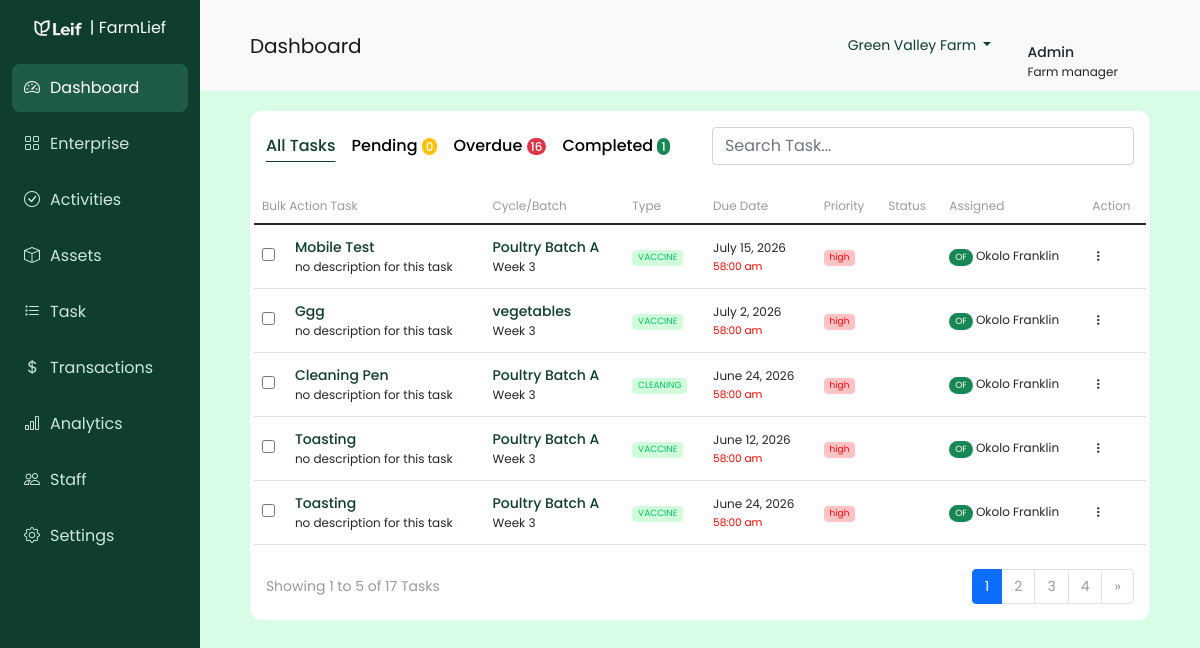
The app's page /task/list/ (signed in) with its own data.
### enterprise/models.py (models this page shows, shortened)
class Farmer(AbstractUser):
    phone_number = models.CharField(max_length=20, blank=True)
    address = models.CharField(max_length=255, blank=True)
    role = models.CharField(
        max_length=20,
        choices=[
            ("farm manager", "Farm Manager"),
            ("farm staff", "Farm Staff"),
            ("admin", "Admin"),
        ],
        default="farm manager"
    )

### tasks/models.py (models this page shows, shortened)
class Task(models.Model):
    FEEDING = 'FEED'
    VACCINATION = 'VACCINE'
    CLEANING = 'CLEANING'
    OTHERS = 'OTHERS'
    TASK_CHOICES = {
        FEEDING: "Feeding",
        VACCINATION: "Vaccination",
        CLEANING: "Cleaning",
        OTHERS: "Others"
    }
    priority_choice = [
        ('high', 'High'),
        ('medium', 'Medium'),
        ('low', 'Low')
    ]
    Cycle = models.ForeignKey(Cycle, on_delete= models.CASCADE, related_name='cycle')
    type = models.CharField(max_length=12, choices=TASK_CHOICES, default=VACCINATION)
    priority = models.CharField(max_length=6, choices=priority_choice, default='high')
    title = models.CharField(max_length= 100)
    description = models.TextField(default= "no description for this task")
    due_date = models.DateField(auto_now=False, auto_now_add=False)
    time = models.TimeField(auto_now=False, auto_now_add=False, default=datetime.time(9,0))
    is_complete = models.BooleanField(default=False, db_index=True)
    created_at = models.DateTimeField(default=timezone.now)
    objects = TaskStatusCheck.as_manager()
    @property
    def status_label(self):
        if self.is_complete:
            return 'Completed'
        current_date = timezone.localdate()
        current_time = timezone.localtime(timezone.now()).time()
        if self.due_date < current_date:
            return 'Overdue'
        if self.due_date == current_date and self.time < current_time:
            return 'Overdue'
        return 'Pending'

### cycles/models.py (models this page shows)
class Cycle(models.Model):
    CYCLE_TYPE = [
        ("crop", "Crop"),
        ("livestock", "Livestock"),
    ]
    STATUS = [
        ("active", "Active"),
        ("completed", "Completed"),
        ("archived", "Archived"),
    ]
    enterprise = models.ForeignKey(Enterprise, on_delete=models.CASCADE, related_name="cycles")
    name = models.CharField(max_length=255)
    cycle_type = models.CharField(max_length=20, choices=CYCLE_TYPE)
    start_date = models.DateField()
    end_date = models.DateField()
    status = models.CharField(max_length=20, choices=STATUS, default="active")
    crop_type = models.CharField(max_length=100, blank=True)
    season = models.CharField(max_length=100, blank=True)
    livestock_type = models.CharField(max_length=100, blank=True)
    breed = models.CharField(max_length=100, blank=True)
    initial_count = models.IntegerField(null=True, blank=True)
    created_at = models.DateTimeField(auto_now_add=True)
    updated_at = models.DateTimeField(auto_now=True)
    def __str__(self):
        return self.name

### tasks/views.py (the view)
# urls.py: path('list/', views.alltask, name='list'),
def alltask(request):
    state = request.GET.get('status', 'all')
    search = request.GET.get('searchTask')
    view = request.GET.get('view', 'mobile')
    page_number = request.GET.get('page', 1)
    if search:
        tasks = Task.objects.filter(title__icontains=search).order_by('-created_at')
    else:
        if state == 'pending':
            tasks = Task.objects.pending().order_by('-created_at')
        elif state == 'overdue':
            tasks = Task.objects.overdue().order_by('-created_at')
        elif state == 'completed':
            tasks = Task.objects.filter(is_complete=True).order_by('-created_at')
        else:  # 'all'
            tasks = Task.objects.all().order_by('-created_at')
    status_counts = {
        'total': Task.objects.count(),
        'pending': Task.objects.pending().count(),
        'overdue': Task.objects.overdue().count(),
        'completed': Task.objects.filter(is_complete=True).count(),
    }
    paginator = Paginator(tasks, 5)
    page_obj = paginator.get_page(page_number)
    context = {
        "tasks": page_obj,
        'current_state': state,
        'count': status_counts
    }
    if request.headers.get("HX-REQUEST") == 'true':
        if view == 'desktop':
            return render(request, 'partials/desktop/tasks_list.html', context)
        return render(request, 'partials/tasks_list.html', context)
    return render(request, 'task_list.html', context)

### templates/task_list.html (shortened to what this page needs)
{% extends "extends/shell.html" %}
{% block page_content %}
                    <div class="row  mb-4">
                        <div class="col-md-12 d-none d-md-block">
                            <div class="card card-table h-100 px-3">
                                <div class="row gy-0 justify-content-between  py-3 align-items-center ">
                                    <div class="col-lg-6 d-flex gap-3 dnone">
                                        <span><a href="{% url 'task:list' %}?status=all&view=desktop" class="tab-link bold active-tab  s3">All Tasks</a></span>
                                        <span><a href="{% url 'task:list' %}?status=pending&view=desktop" class="tab-link bold">Pending <span
                                                    class="rounded-pill px-1 bg-warning text-white s1">{{count.pending|default:"0"}}</span></a></span>
                                        <span><a href="{% url 'task:list' %}?status=overdue&view=desktop" class="tab-link bold">Overdue <span
                                                    class="rounded-pill px-1 bg-danger text-white s1">{{count.overdue|default:"0"}}</span></a></span>
                                        <span><a href="{% url 'task:list' %}?status=completed&view=desktop" class="tab-link bold">Completed <span
                                                    class="rounded-pill px-1 bg-success text-white s1">{{count.completed | default:"0"}}</span></a></span>
                                    </div>
                                    <div class="col-lg-6 text-end">
                                        <form hx-get="{% url 'task:list' %}?status={{current_state}}&view=desktop" hx-target="#table-result" hx-trigger="keyup changed delay:300ms" hx-indicator = "#loader">
                                            <input type="search" class="form-control" name="searchTask" id="searchTask" placeholder="Search Task...">
                                        </form>
                                    </div>
                                </div>
                                <div class="row table-responsive py-2">
                                    <table id="myTable" class="table table-align-middle">
                                        <thead>
                                            <tr>
                                                <th scope="col"colspan='2'>Bulk Action   Task</th>
                                                <th scope="col">Cycle/Batch </th>
                                                <th scope="col">Type</th>
                                                <th scope="col">Due Date </th>
                                                <th scope="col">Priority </th>
                                                <th scope="col">Status</th>
                                                <th scope="col">Assigned</th>
                                                <th scope="col">Action</th>
                                            </tr>
                                        </thead>
                                        <tbody id="table-result">
                                           {% include "partials/desktop/tasks_list.html" with tasks=tasks %}
                                        </tbody>
                                    </table>
                                </div>
      <div class="d-flex flex-row justify-content-between align-items-center">
        <div class="col-md-6">
          <p class="s2 light-color">
            Showing {{ tasks.start_index }} to {{ tasks.end_index }} of {{tasks.paginator.count }} Tasks
          </p>
        </div>
        <div class="col-md-6">
          <div class="row justify-content-end">
            <div class="col-auto">
              <ul class="pagination s2">
                 {% for num in tasks.paginator.page_range %}
                <li
                  class="page-item {% if tasks.number == num %}active{% endif %}"
                >
                  <a class="page-link view-link" href="?page={{ num }}&status={{ current_state }}&view=desktop">
                    {{ num }}
                  </a>
                </li>
                {% endfor %} {% if tasks.has_next %}
                <li class="page-item">
                  <a
                    class="page-link view-link"
                    href="?page={{ tasks.next_page_number }}&status={{current_state}}&view=desktop"
                    aria-label="Next"
                  >
                    <span aria-hidden="true">&raquo;</span>
                  </a>
                </li>
                {% endif %}
              </ul>
            </div>
          </div>
        </div>
      </div>
                            </div>
                        </div>
                        </div>
                    </div>
{% endblock page_content %}

### templates/extends/shell.html (shortened to what this page needs)
{% load pwa %}
{% load static %}
<!DOCTYPE html>
<html lang="en">
<head>
    <link href="https://cdn.jsdelivr.net/npm/bootstrap@5.1.3/dist/css/bootstrap.min.css" rel="stylesheet"
>
    <link href="https://cdn.jsdelivr.net/npm/bootstrap-icons/font/bootstrap-icons.css" rel="stylesheet">
    <link rel="stylesheet" href="{% static "css/style.css" %}">
</head>
<body>
    <div class="container-fluid">
        <div class="row">
            <div class="sidebar col-lg-2" id="sidebar">
                <div class="menu-top-logo mb-2 text-start py-3">
                    <div class="d-flex flex-row justify-content-center align-items-center">
                        <img src="{% static 'images/lieflogo.png' %}" class="logo" width="48px" />
                    <span class="ms-2 text-white"> | FarmLief</span>
                    </div>
                </div>
                <div class="side-menu">
                    <a href="{% url "enterprise:dashboard" %}" class="active"><i class="bi bi-speedometer2"></i> Dashboard</a>
                    <a href="{% url "enterprise:list" %}"><i class="bi bi-grid"></i> Enterprise</a>
                    <a href="{% url "activity:list" %}"><i class="bi bi-check-circle"></i> Activities</a>
                    <a href="{% url "assets:list" %}"><i class="bi bi-box"></i> Assets</a>
                    <a href="{% url "task:list" %}"><i class="bi bi-list-task"></i> Task</a>
                    <a href="{% url "transactions:list" %}"><i class="bi bi-currency-dollar"></i> Transactions</a>
                    <a href="#"><i class="bi bi-bar-chart"></i> Analytics</a>
                    <a href="{% url "staff:list" %}"><i class="bi bi-people"></i> Staff</a>
                    <a href="{% url "staff:setting" %}"><i class="bi bi-gear"></i> Settings</a>
                </div>
            </div>
            <div class="main  col-lg-10 ">
                <nav class="navbar topbar sticky-top navbar-expand-lg navbar-light bg-light ">
                    <div class="container-fluid px-0 ">
                        <a class="navbar-brand s4" href="#">{% block pagetitle %}Dashboard{% endblock pagetitle %}</a>
                        <div class="topbar-pane">
                            <div class="row align-items-center g-auto">
                                <div class="col-auto">
                                    <div class="dropdown">
                                        <button class="btn btn-secondary switcher dropdown-toggle" type="button"
                                            id="dropdownMenuButton1" data-bs-toggle="dropdown" aria-expanded="false">
                                            Green Valley Farm
                                        </button>
                                    </div>
                                </div>
                                <div class="col-auto">
                                    <div class="row d-flex align-item-center profile-pane gap-2">
                                        <div class="profile-img col-2">
                                        </div>
                                        <div class="col-auto profile-text">
                                            <p class="s2 bold my-0">{{request.user.username | capfirst }}</p>
                                            <p class="s1 my-0">{{request.user.role | capfirst}}</p>
                                        </div>
                                    </div>
                                </div>
                            </div>
                        </div>
                    </div>
                </nav>
                    <div class="main-content mb-5">
                    {% block page_content %}{% endblock page_content %}
                <div class="position-fixed top-0 end-0 p-3" style="z-index: 1060">
                </div>
                </div>
            </div>
        </div>
</body>
</html>

### templates/partials/desktop/tasks_list.html (shortened to what this page needs)
 {% if tasks %}
                                                {% for task in tasks %}
                                                    <tr>
                                                <th scope="row">
                                                    <input type="checkbox" name="task1" class="form-contols">
                                                </th>
                                                <td><p class="s2 bold mb-0 p-color">{{task.title |title}}</p>
                                                    <small class="s1">{{task.description}}</small>
                                                </td>
                                                <td>
                                                    <p class="s2 mb-0 bold p-color">{{task.Cycle}}</p>
                                                    <small class="s1"> Week 3</small></td>
                                                <td><span class="badge success-badge-bg">{{task.type}}</span></td>
                                                <td><p class="mb-0">{{task.due_date}}</p> <small><span class="danger-color">58:00 am</span> </small></td>
                                                <td><span class="badge
                                                    {% if task.priority == 'high' %}danger-badge-bg
                                                    {% elif task.priority == 'medium' %}warning-badge-bg{% else %}
                                                    primary-badge-bg{% endif %}">{{task.priority}}</span></td>
                                                <td></td>
                                                <td><span class="badge bg-success rounded-pill py-1">OF</span> <span>Okolo Franklin</span></td>
                                                <td><i class="bi bi-three-dots-vertical"></i></td>
                                            </tr>
                                                {% endfor %}
                                            {% endif %}

### records on screen
Farmer: user.username "Admin", user.role "Farm manager"
Task: title "Mobile Test", description "no description for this task", Cycle "Poultry Batch A", type "VACCINE", due_date "July 15, 2026", priority "high"
Task: title "Ggg", description "no description for this task", Cycle "vegetables", type "VACCINE", due_date "July 2, 2026", priority "high"
Task: title "Cleaning Pen", description "no description for this task", Cycle "Poultry Batch A", type "CLEANING", due_date "June 24, 2026", priority "high"
Task: title "Toasting", description "no description for this task", Cycle "Poultry Batch A", type "VACCINE", due_date "June 12, 2026", priority "high"
Task: title "Toasting", description "no description for this task", Cycle "Poultry Batch A", type "VACCINE", due_date "June 24, 2026", priority "high"

### other values on screen
{{ count.pending|default:"0" }} "0"
{{ count.overdue|default:"0" }} "16"
{{ count.completed | default:"0" }} "1"
{{ tasks.start_index }} "1"
{{ tasks.end_index }} "5"
{{ tasks.paginator.count }} "17"
{{ num }} "1" "2" "3" "4"
